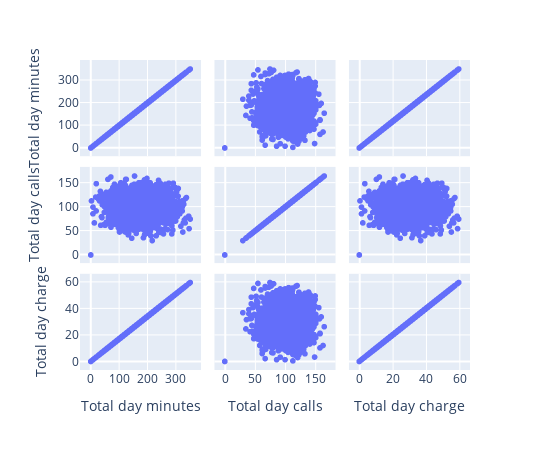

The notebook cell this image was saved under:
### Code cell
px.scatter_matrix(data.iloc[:, [6,7,8]],width=550, height=450)

### Figure 1 — Plotly figure (JSON) as saved in the notebook; plotly's stock layout.template omitted (floating-point values rounded to 4 significant figures; data arrays with more than 128 entries replaced by an {"elided": "..."} marker saying what was removed)
{"data": [{"dimensions": [{"axis": {"matches": true}, "label": "Total day minutes", "values": {"elided": "3333 float values"}}, {"axis": {"matches": true}, "label": "Total day calls", "values": {"elided": "3333 int values"}}, {"axis": {"matches": true}, "label": "Total day charge", "values": {"elided": "3333 float values"}}], "hovertemplate": "%{xaxis.title.text}=%{x}<br>%{yaxis.title.text}=%{y}<extra></extra>", "legendgroup": "", "marker": {"color": "#636efa", "symbol": "circle"}, "name": "", "showlegend": false, "type": "splom"}], "layout": {"dragmode": "select", "height": 450, "legend": {"tracegroupgap": 0}, "margin": {"t": 60}, "width": 550}}
